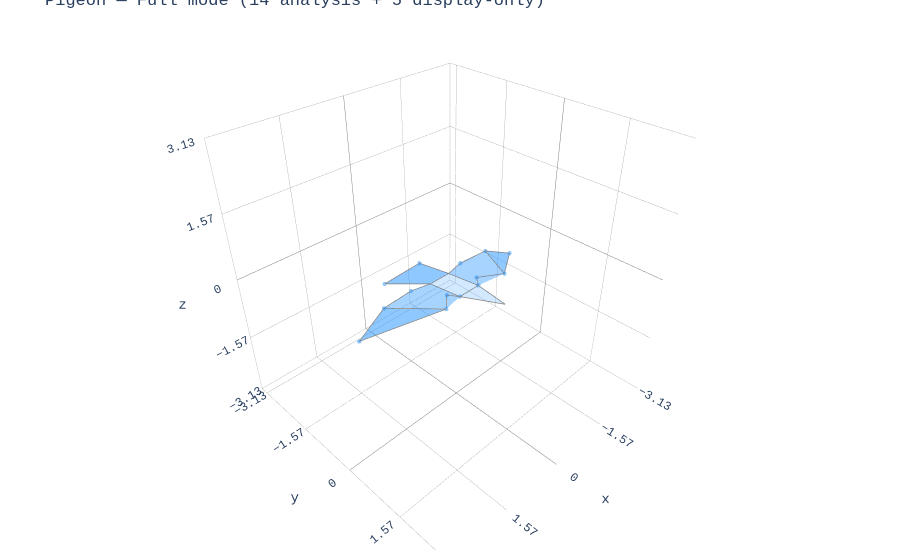

Notebook source saved alongside this figure:
### Markdown cell above
## 1. Full Mode — All Markers

### Code cell
# Full mode: 19 total markers, 14 for analysis
pigeon = Animal3D("pigeon", data="../data/mean_pigeon_shape.csv")

print(f"Total markers: {pigeon.skeleton.n_markers}")
print(f"Analysis markers: {len(pigeon.analysis_indices)}")
print(f"Display-only: {pigeon.skeleton.display_only_markers}")
print(f"\nBody sections: {list(pigeon.polygons.keys())}")

# The column mapping translates lab names to canonical names automatically
print(f"\nColumn mapping examples:")
for canonical, csv_name in list(pigeon.skeleton.column_mapping.items())[:5]:
    print(f"  {canonical} <- {csv_name}")

fig = plot_plotly(pigeon, colour='dodgerblue')
fig.update_layout(title="Pigeon — Full mode (14 analysis + 5 display-only)")
fig.show()

### Figure 1 — Plotly figure (JSON) as saved in the notebook; plotly's stock layout.template omitted (floating-point values rounded to 4 significant figures)
{"data": [{"color": "dodgerblue", "hoverinfo": "none", "opacity": 0.2, "type": "mesh3d", "x": [0.271, -0.05033, -0.271], "y": [0.3412, 1.261, 0.3412], "z": [0.002318, 0.1311, 0.002318]}, {"hoverinfo": "name", "line": {"color": "grey", "width": 1.5}, "mode": "lines", "name": "head dodgerblue", "type": "scatter3d", "x": [0.271, -0.05033, -0.271, 0.271], "y": [0.3412, 1.261, 0.3412, 0.3412], "z": [0.002318, 0.1311, 0.002318, 0.002318]}, {"color": "dodgerblue", "hoverinfo": "none", "opacity": 0.2, "type": "mesh3d", "x": [0.271, 0.271, 0.04818, -0.271, -0.271], "y": [0.3412, -0.5183, -0.5183, -0.5183, 0.3412], "z": [0.002318, -0.1189, -0.1189, -0.1189, 0.002318]}, {"hoverinfo": "name", "line": {"color": "grey", "width": 1.5}, "mode": "lines", "name": "body dodgerblue", "type": "scatter3d", "x": [0.271, 0.271, 0.04818, -0.271, -0.271, 0.271], "y": [0.3412, -0.5183, -0.5183, -0.5183, 0.3412, 0.3412], "z": [0.002318, -0.1189, -0.1189, -0.1189, 0.002318, 0.002318]}, {"color": "dodgerblue", "hoverinfo": "none", "opacity": 0.5, "type": "mesh3d", "x": [0.271, 0.04818, -0.271, -0.4749, 0.5937], "y": [-0.5183, -0.5183, -0.5183, -1.677, -1.647], "z": [-0.1189, -0.1189, -0.1189, -0.4987, -0.5274]}, {"hoverinfo": "name", "line": {"color": "grey", "width": 1.5}, "mode": "lines", "name": "tail dodgerblue", "type": "scatter3d", "x": [0.271, 0.04818, -0.271, -0.4749, 0.5937, 0.271], "y": [-0.5183, -0.5183, -0.5183, -1.677, -1.647, -0.5183], "z": [-0.1189, -0.1189, -0.1189, -0.4987, -0.5274, -0.1189]}, {"color": "dodgerblue", "hoverinfo": "none", "opacity": 0.4, "type": "mesh3d", "x": [0.271, 0.4367, 0.8501, 1.492, 0.7293, 0.271], "y": [0.3412, 0.1392, 0.5401, -0.575, -0.6189, -0.5183], "z": [0.002318, 0.02094, 0.1121, -0.1258, -0.1187, -0.1189]}, {"hoverinfo": "name", "line": {"color": "grey", "width": 1.5}, "mode": "lines", "name": "right_armwing dodgerblue", "type": "scatter3d", "x": [0.271, 0.4367, 0.8501, 1.492, 0.7293, 0.271, 0.271], "y": [0.3412, 0.1392, 0.5401, -0.575, -0.6189, -0.5183, 0.3412], "z": [0.002318, 0.02094, 0.1121, -0.1258, -0.1187, -0.1189, 0.002318]}, {"color": "dodgerblue", "hoverinfo": "none", "opacity": 0.4, "type": "mesh3d", "x": [-0.271, -0.4367, -0.8501, -1.492, -0.7293, -0.271], "y": [0.3412, 0.1392, 0.5401, -0.575, -0.6189, -0.5183], "z": [0.002318, 0.02094, 0.1121, -0.1258, -0.1187, -0.1189]}, {"hoverinfo": "name", "line": {"color": "grey", "width": 1.5}, "mode": "lines", "name": "left_armwing dodgerblue", "type": "scatter3d", "x": [-0.271, -0.4367, -0.8501, -1.492, -0.7293, -0.271, -0.271], "y": [0.3412, 0.1392, 0.5401, -0.575, -0.6189, -0.5183, 0.3412], "z": [0.002318, 0.02094, 0.1121, -0.1258, -0.1187, -0.1189, 0.002318]}, {"color": "dodgerblue", "hoverinfo": "none", "opacity": 0.5, "type": "mesh3d", "x": [-0.8501, -1.492, -2.236], "y": [0.5401, -0.575, -0.4725], "z": [0.1121, -0.1258, -0.4797]}, {"hoverinfo": "name", "line": {"color": "grey", "width": 1.5}, "mode": "lines", "name": "left_handwing dodgerblue", "type": "scatter3d", "x": [-0.8501, -1.492, -2.236, -0.8501], "y": [0.5401, -0.575, -0.4725, 0.5401], "z": [0.1121, -0.1258, -0.4797, 0.1121]}, {"color": "dodgerblue", "hoverinfo": "none", "opacity": 0.5, "type": "mesh3d", "x": [0.8501, 1.492, 2.236], "y": [0.5401, -0.575, -0.4725], "z": [0.1121, -0.1258, -0.4797]}, {"hoverinfo": "name", "line": {"color": "grey", "width": 1.5}, "mode": "lines", "name": "right_handwing dodgerblue", "type": "scatter3d", "x": [0.8501, 1.492, 2.236, 0.8501], "y": [0.5401, -0.575, -0.4725, 0.5401], "z": [0.1121, -0.1258, -0.4797, 0.1121]}, {"hoverinfo": "none", "marker": {"color": "dodgerblue", "opacity": 0.5, "size": 2.5}, "mode": "markers", "type": "scatter3d", "x": [-2.236, 2.236, -0.8501, 0.8501, -1.492, 1.492, -0.7293, 0.7293, -0.4367, 0.4367, -0.271, 0.271, -0.4749, 0.5937], "y": [-0.4725, -0.4725, 0.5401, 0.5401, -0.575, -0.575, -0.6189, -0.6189, 0.1392, 0.1392, 0.3412, 0.3412, -1.677, -1.647], "z": [-0.4797, -0.4797, 0.1121, 0.1121, -0.1258, -0.1258, -0.1187, -0.1187, 0.02094, 0.02094, 0.002318, 0.002318, -0.4987, -0.5274]}], "layout": {"font": {"family": "Andale Mono, Courier New, sans-serif"}, "margin": {"b": 10, "l": 10, "r": 10, "t": 10}, "scene": {"aspectmode": "cube", "aspectratio": {"x": 1, "y": 1, "z": 1}, "xaxis": {"backgroundcolor": "white", "dtick": 1.565, "gridcolor": "grey", "gridwidth": 0.5, "range": [-3.131, 3.131], "showbackground": true, "zerolinecolor": "grey"}, "yaxis": {"backgroundcolor": "white", "dtick": 1.565, "gridcolor": "grey", "gridwidth": 0.5, "range": [-3.339, 2.923], "showbackground": true, "zerolinecolor": "grey"}, "zaxis": {"backgroundcolor": "white", "dtick": 1.565, "gridcolor": "grey", "gridwidth": 0.5, "range": [-3.131, 3.131], "showbackground": true, "zerolinecolor": "grey"}}, "showlegend": false, "title": {"text": "Pigeon — Full mode (14 analysis + 5 display-only)"}}}
